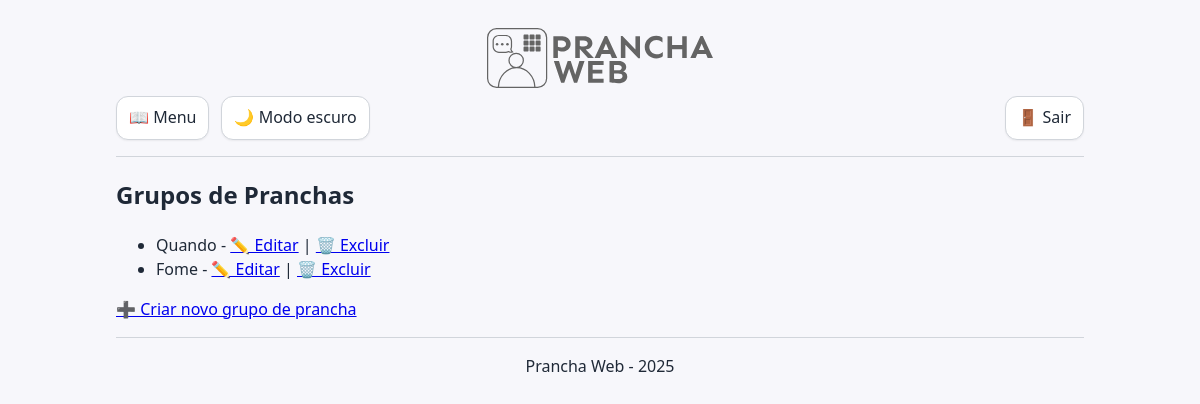
Page /pages/gerenciar_grupos_pranchas.php (signed in) on the earlier database version.
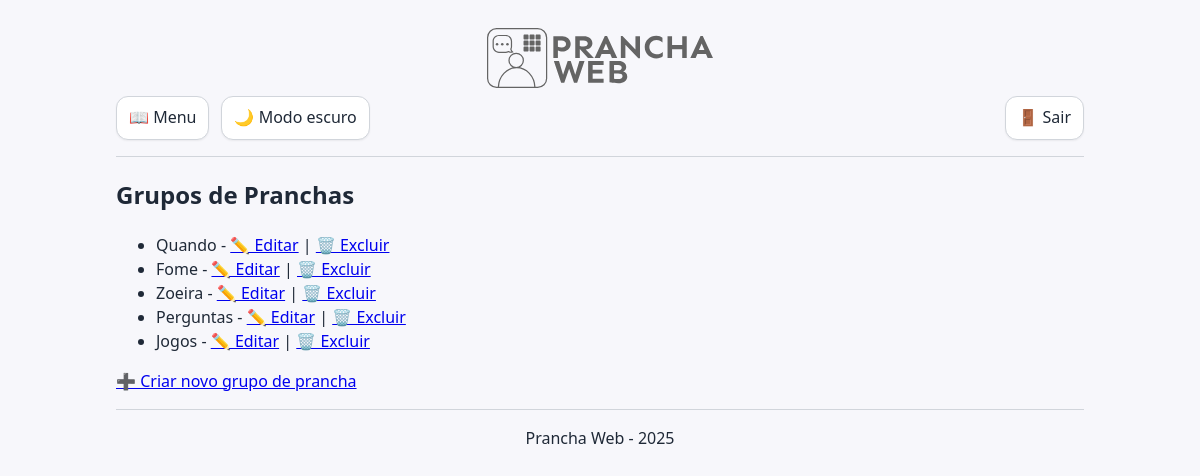
Same page on the later database version.
### tables this page shows
CREATE TABLE `grupos_pranchas` (
  `id` int(11) NOT NULL,
  `nome` varchar(100) NOT NULL
);

### includes/modelo_grupos_pranchas.php (called while the page is built, shortened)
<?php
function cx_gpr(): mysqli {
    $cx = new mysqli(DB_HOST, DB_USUARIO, DB_SENHA, DB_NOME);
    $cx->set_charset('utf8mb4');
    return $cx;
}
function listarGruposPranchas() {
    $conexao = cx_gpr();
    $grupos = [];
    $sql = "SELECT id, nome FROM grupos_pranchas";
    $comando = $conexao->prepare($sql);
    $comando->execute();
    $comando->bind_result($id, $nome);
    while ($comando->fetch()) {
        $grupos[] = ['id' => $id, 'nome' => $nome];
    }
    return $grupos;
}
?>

### includes/controle_grupos_pranchas.php (called while the page is built)
<?php
require_once 'modelo_grupos_pranchas.php';
$lista_grupos_pranchas = listarGruposPranchas();
?>

### pages/gerenciar_grupos_pranchas.php (the view, shortened to what this page needs)
<?php
include '../includes/cabecalho.php';
require_once '../includes/controle_grupos_pranchas.php';
?>
<h2>Grupos de Pranchas</h2>
<?php if (count($lista_grupos_pranchas) > 0): ?>
    <ul>
        <?php foreach ($lista_grupos_pranchas as $grupo): ?>
            <li>
                <?php echo htmlspecialchars($grupo['nome']); ?> -
                <a href="editar_grupo_prancha.php?id=<?php echo $grupo['id']; ?>">✏️ Editar</a> |
                <a href="../includes/controle_excluir_grupo_prancha.php?id=<?php echo $grupo['id']; ?>" onclick="return confirm('Tem certeza que deseja excluir este grupo?');">🗑️ Excluir</a>
            </li>
        <?php endforeach; ?>
    </ul>
<?php else: ?>
    <p>Nenhum grupo de prancha cadastrado ainda.</p>
<?php endif; ?>
<p><a href="criar_grupo_prancha.php">➕ Criar novo grupo de prancha</a></p>
<?php include '../includes/rodape.php'; ?>

### includes/cabecalho.php (shortened to what this page needs)
<?php
require_once __DIR__ . '/conexao.php';
$idUsuario = (int) $_SESSION['id_usuario'];
$tema = 'light';
if ($stmt = $conn->prepare("SELECT tema_preferido FROM usuarios WHERE id = ? LIMIT 1")) {
    $stmt->bind_param("i", $idUsuario);
    $stmt->execute();
    $stmt->bind_result($temaDB);
    if ($stmt->fetch() && in_array($temaDB, ['light','dark'], true)) {
        $tema = $temaDB;
    }
}
?>
<!DOCTYPE html>
<html lang="pt-BR">
<head>
    <link rel="stylesheet" href="../assets/css/style.css">
    <link rel="stylesheet" href="../assets/css/wcag.css">
</head>
<body data-theme="<?= htmlspecialchars($tema, ENT_QUOTES, 'UTF-8') ?>">
    <div class="container">
        <img src="../imagens/logo.svg" alt="Logo Prancha Web" class="logo">
        <div class="menu-superior">
            <nav class="nav-wrap" aria-label="Navegação principal">
                <details class="menu-drop">
                    <summary class="botao-acao" aria-expanded="false">📖 Menu</summary>
                </details>
            </nav>
            <button
                type="button"
                id="toggle-tema"
                class="botao-acao"
                aria-label="Alternar tema claro/escuro"
                aria-pressed="<?= $tema === 'dark' ? 'true' : 'false' ?>">
            </button>
            <form action="../includes/logout.php" method="post" class="form-sair">
                <button type="submit" class="botao-acao">🚪 Sair</button>
            </form>
        </div>
        <hr>
        <main id="conteudo" tabindex="-1">

### includes/rodape.php
        </main>
        <hr>
        <p style="text-align:center;">Prancha Web - <?php echo date('Y'); ?></p>
    </div>
</body>
</html>

### assets/css/style.css (style rules this page uses)
:root { --bg: #f7f7fb; --card: #ffffff; --text: #1f2937; --muted: #4b5563; --border: #d1d5db; --primary: #2563eb; --primary-strong:#1d4ed8; --danger: #dc2626; --danger-strong:#b91c1c; --ring: #93c5fd; --btn-bg: #ffffff; --btn-bg-hover: #f3f4f6; --radius: 12px; --shadow-sm: 0 1px 2px rgba(0,0,0,.06); --shadow-md: 0 6px 18px rgba(37, 99, 235, .12); --shadow-focus: 0 0 0 3px var(--ring); --pict-bg: transparent; --pict-outline: transparent; }
* { box-sizing: border-box; }
html, body { height: 100%; }
body { margin: 0; font-family: system-ui, -apple-system, "Segoe UI", Roboto, Ubuntu, "Helvetica Neue", Arial, "Noto Sans", "Apple Color Emoji","Segoe UI Emoji", "Segoe UI Symbol", "Noto Color Emoji", sans-serif; background: var(--bg); color: var(--text); line-height: 1.5; transition: background .25s ease, color .25s ease; font-size: 16px; }
.container { max-width: 1000px; margin: 0 auto; padding: 16px; }
.logo { max-height: 60px; display: block; margin: 12px auto 8px; color:#4B5563; }
.menu-superior { display: flex; align-items: center; justify-content: space-between; gap: 12px; flex-wrap: wrap; }
.menu-superior nav { display: flex; gap: 8px; flex-wrap: wrap; }
.nav-wrap { display: flex; align-items: center; gap: 12px; }
.menu-drop { position: relative; display: block; z-index: 10; }
.menu-drop > summary.botao-acao { list-style: none; position: relative; z-index: 1; }
.menu-drop > summary::marker { content: ''; }
.form-sair { margin-left: auto; }
hr { border: 0; border-top: 1px solid var(--border); margin: 16px 0; }
:where(button, input[type="submit"], input[type="button"], .botao-acao, summary.botao-acao) { appearance: none; -webkit-appearance: none; background: var(--btn-bg); color: var(--text); border: 1px solid var(--border); border-radius: var(--radius); padding: .55rem .9rem; font: inherit; line-height: 1.1; display: inline-flex; align-items: center; justify-content: center; text-align: center; gap: .5rem; cursor: pointer; text-decoration: none; box-shadow: var(--shadow-sm); transition: background-color .18s ease, border-color .18s ease, color .18s ease, transform .06s ease, box-shadow .18s ease, filter .18s ease; }
:where(button, input[type="submit"], input[type="button"], .botao-acao, summary.botao-acao):hover { background: var(--btn-bg-hover); border-color: var(--primary); box-shadow: var(--shadow-md); transform: translateY(-1px); }
:where(button, input[type="submit"], input[type="button"], .botao-acao, summary.botao-acao):active { transform: translateY(0); filter: brightness(0.98); }
:where(button, input[type="submit"], input[type="button"], .botao-acao, summary.botao-acao):focus-visible { outline: none; box-shadow: var(--shadow-md), var(--shadow-focus); border-color: var(--primary-strong); }
details > summary.botao-acao { list-style: none; display: inline-flex; align-items: center; justify-content: center; }
details > summary.botao-acao::marker { content:''; }
body[data-theme="light"] { --danger-bg: #c62828; --danger-bg-hover: #c62828; --danger-border: #b71c1c; --danger-text: #ffffff; --danger-focus: rgba(229,57,53,.40); }

### assets/css/wcag.css (style rules this page uses)
a.botao-acao, button, input[type="submit"], input[type="button"], summary.botao-acao, .botao-falar-tudo { min-width: 44px; min-height: 44px; padding: 10px 12px; display: inline-flex; align-items: center; justify-content: center; gap: 6px; line-height: 1.2; }

Differences in the rows shown:
added grupos_pranchas: nome "Zoeira"
added grupos_pranchas: nome "Perguntas"
added grupos_pranchas: nome "Jogos"
